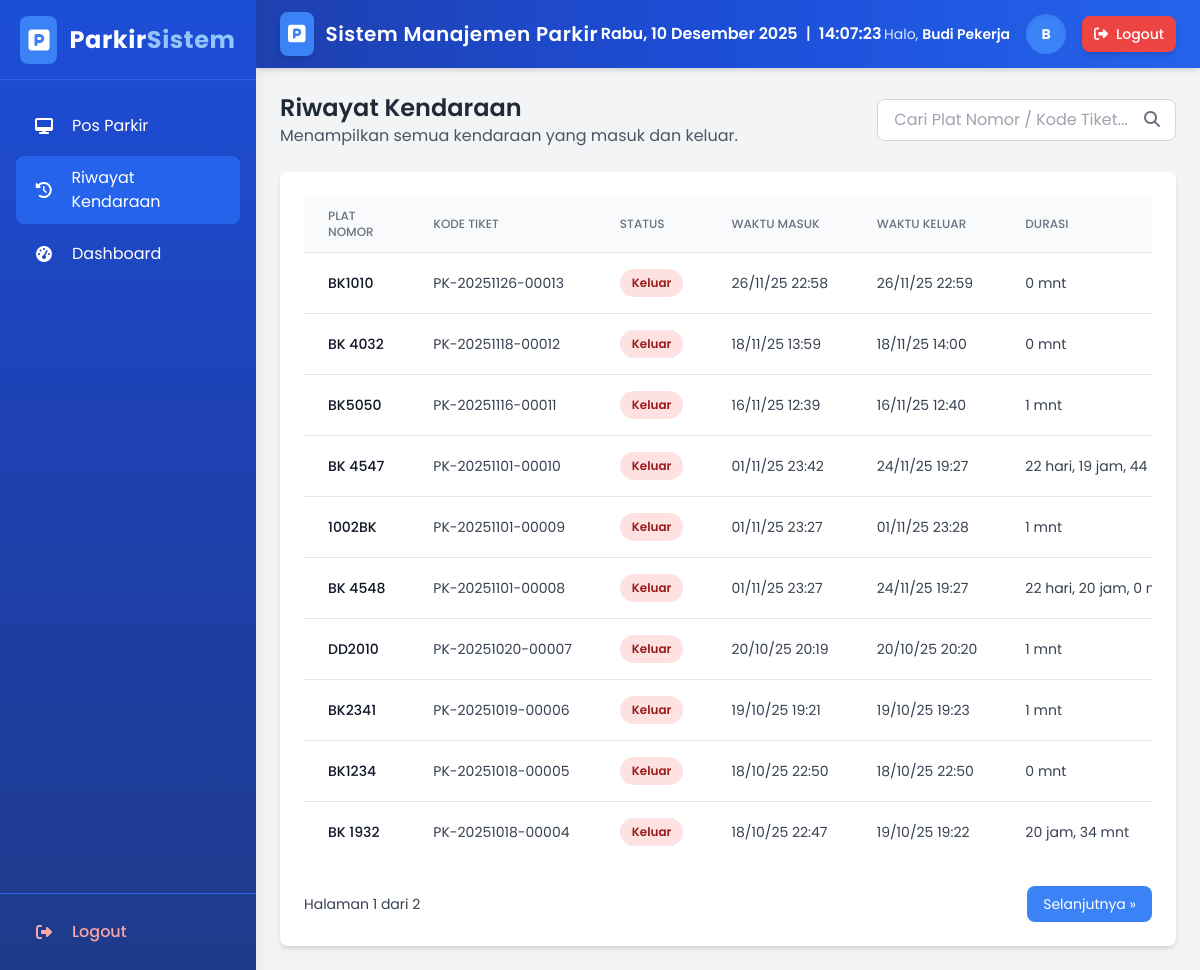
Page /pages/pekerja/riwayat_kendaraan.php (signed in) on the committed database.
### tables this page shows
CREATE TABLE `transaksi_parkir` (
  `id` int(11) NOT NULL,
  `id_kendaraan` int(11) NOT NULL,
  `kode_barcode` varchar(50) NOT NULL,
  `waktu_masuk` datetime NOT NULL,
  `waktu_keluar` datetime DEFAULT NULL,
  `biaya` decimal(10,2) DEFAULT NULL,
  `status` enum('masuk','keluar') NOT NULL DEFAULT 'masuk',
  `foto_masuk` varchar(255) DEFAULT NULL,
  `foto_keluar` varchar(255) DEFAULT NULL,
  `id_petugas_masuk` int(11) NOT NULL,
  `id_petugas_keluar` int(11) DEFAULT NULL,
  `created_at` datetime DEFAULT current_timestamp()
);

CREATE TABLE `kendaraan` (
  `id` int(11) NOT NULL,
  `plat_nomor` varchar(20) NOT NULL,
  `jenis` enum('mobil','motor') NOT NULL,
  `foto` varchar(255) DEFAULT NULL,
  `created_at` datetime DEFAULT current_timestamp()
);

### pages/pekerja/riwayat_kendaraan.php (the view, shortened to what this page needs)
<?php
require_once '../../core/init.php';
$limit = 10;
$page = (int)($_GET['page'] ?? 1);
$offset = ($page - 1) * $limit;
$search_term = $_GET['search'] ?? '';
$search_param = "%" . $search_term . "%";
$where_clause = "";
$transaksi_list = [];
$query_data = "SELECT
                    t.id, t.kode_barcode, t.waktu_masuk, t.waktu_keluar, t.status, t.biaya,
                    k.plat_nomor, k.jenis
               FROM transaksi_parkir t
               JOIN kendaraan k ON t.id_kendaraan = k.id
               $where_clause
               ORDER BY t.waktu_masuk DESC
               LIMIT ? OFFSET ?";
$stmt_data = $db->prepare($query_data);
if (!empty($search_term)) {
    $stmt_data->bind_param("ssii", $search_param, $search_param, $limit, $offset);
} else {
    $stmt_data->bind_param("ii", $limit, $offset);
}
$stmt_data->execute();
$result_data = $stmt_data->get_result();
while ($row = $result_data->fetch_assoc()) {
    $transaksi_list[] = $row;
}
$query_total = "SELECT COUNT(t.id) AS total
                FROM transaksi_parkir t
                JOIN kendaraan k ON t.id_kendaraan = k.id
                $where_clause";
$stmt_total = $db->prepare($query_total);
$stmt_total->execute();
$total_data = $stmt_total->get_result()->fetch_assoc()['total'];
$total_pages = ceil($total_data / $limit);
function formatDurasi($waktu_masuk_dt, $waktu_referensi_dt) {
    $durasi = $waktu_referensi_dt->diff($waktu_masuk_dt);
    $format = '';
    if ($durasi->d > 0) $format .= $durasi->d . ' hari, ';
    if ($durasi->h > 0) $format .= $durasi->h . ' jam, ';
    $format .= $durasi->i . ' mnt';
    return $format;
}
?>
<?php require_once '../../templates/header_app.php';  ?>
<?php require_once '../../templates/sidebar.php';  ?>
<div class="flex-1 flex flex-col overflow-hidden">
    <?php require_once '../../templates/navbar_app.php';  ?>
    <main class="flex-1 overflow-x-hidden overflow-y-auto bg-gray-100 p-6">
        <div class="container mx-auto">
            <div class="flex flex-col md:flex-row justify-between items-center mb-6 gap-4">
                <div>
                    <h2 class="text-2xl font-semibold text-gray-800">Riwayat Kendaraan</h2>
                    <p class="text-gray-600">Menampilkan semua kendaraan yang masuk dan keluar.</p>
                </div>
                <form action="riwayat_kendaraan.php" method="GET" class="w-full md:w-1/3">
                    <div class="relative">
                        <input type="text" name="search"
                               class="w-full px-4 py-2 border border-gray-300 rounded-lg focus:ring-blue-500 focus:border-blue-500"
                               placeholder="Cari Plat Nomor / Kode Tiket..."
                               value="<?php echo htmlspecialchars($search_term); ?>">
                        <button type="submit" class="absolute right-0 top-0 h-full px-4 text-gray-500 hover:text-blue-600">
                            <i class="fas fa-search"></i>
                        </button>
                    </div>
                </form>
            </div>
            <div class="bg-white p-6 rounded-lg shadow-md">
                <div class="overflow-x-auto">
                    <table class="min-w-full divide-y divide-gray-200">
                        <thead class="bg-gray-50">
                            <tr>
                                <th class="px-6 py-3 text-left text-xs font-medium text-gray-500 uppercase">Plat Nomor</th>
                                <th class="px-6 py-3 text-left text-xs font-medium text-gray-500 uppercase">Kode Tiket</th>
                                <th class="px-6 py-3 text-left text-xs font-medium text-gray-500 uppercase">Status</th>
                                <th class="px-6 py-3 text-left text-xs font-medium text-gray-500 uppercase">Waktu Masuk</th>
                                <th class="px-6 py-3 text-left text-xs font-medium text-gray-500 uppercase">Waktu Keluar</th>
                                <th class="px-6 py-3 text-left text-xs font-medium text-gray-500 uppercase">Durasi</th>
                            </tr>
                        </thead>
                        <tbody class="bg-white divide-y divide-gray-200">
                            <?php if (empty($transaksi_list)): ?>
                                <tr>
                                    <td colspan="8" class="px-6 py-4 text-center text-gray-500">
                                        <?php echo !empty($search_term) ? 'Data tidak ditemukan.' : 'Belum ada data transaksi.'; ?>
                                    </td>
                                </tr>
                            <?php else: ?>
                                <?php foreach ($transaksi_list as $trx): ?>
                                    <?php
                                    $waktu_masuk_dt = new DateTime($trx['waktu_masuk']);
                                    $durasi_format = '';
                                    if ($trx['status'] == 'masuk') {
                                        $waktu_referensi_dt = new DateTime();
                                        $durasi_format = formatDurasi($waktu_masuk_dt, $waktu_referensi_dt);
                                    } else {
                                        $waktu_referensi_dt = new DateTime($trx['waktu_keluar']);
                                        $durasi_format = formatDurasi($waktu_masuk_dt, $waktu_referensi_dt);
                                    }
                                    ?>
                                    <tr>
                                        <td class="px-6 py-4 whitespace-nowrap text-sm font-medium text-gray-900"><?php echo htmlspecialchars($trx['plat_nomor']); ?></td>
                                        <td class="px-6 py-4 whitespace-nowrap text-sm text-gray-700"><?php echo htmlspecialchars($trx['kode_barcode']); ?></td>
                                        <td class="px-6 py-4 whitespace-nowrap">
                                            <?php if ($trx['status'] == 'masuk'): ?>
                                                <span class="px-3 py-1 inline-flex text-xs leading-5 font-semibold rounded-full bg-green-100 text-green-800">
                                                    Masuk
                                                </span>
                                            <?php else: ?>
                                                <span class="px-3 py-1 inline-flex text-xs leading-5 font-semibold rounded-full bg-red-100 text-red-800">
                                                    Keluar
                                                </span>
                                            <?php endif; ?>
                                        </td>
                                        <td class="px-6 py-4 whitespace-nowrap text-sm text-gray-700"><?php echo date('d/m/y H:i', strtotime($trx['waktu_masuk'])); ?></td>
                                        <td class="px-6 py-4 whitespace-nowrap text-sm text-gray-700">
                                            <?php echo ($trx['waktu_keluar']) ? date('d/m/y H:i', strtotime($trx['waktu_keluar'])) : '-'; ?>
                                        </td>
                                        <td class="px-6 py-4 whitespace-nowrap text-sm text-gray-700"><?php echo $durasi_format; ?></td>
                                    </tr>
                                <?php endforeach; ?>
                            <?php endif; ?>
                        </tbody>
                    </table>
                </div>
                <?php if ($total_pages > 1): ?>
                    <div class="mt-6 flex justify-between items-center">
                        <span class="text-sm text-gray-700">
                            Halaman <?php echo $page; ?> dari <?php echo $total_pages; ?>
                        </span>
                        <div class="flex space-x-2">
                            <?php if ($page < $total_pages): ?>
                                <a href="?page=<?php echo $page + 1; ?>&search=<?php echo urlencode($search_term); ?>" class="px-4 py-2 text-sm text-white bg-blue-500 rounded-lg hover:bg-blue-600">
                                    Selanjutnya &raquo;
                                </a>
                            <?php endif; ?>
                        </div>
                    </div>
                <?php endif; ?>
            </div>
        </div>
    </main>
</div>
<?php require_once '../../templates/footer_app.php';  ?>

### templates/header_app.php (shortened to what this page needs)
<!DOCTYPE html>
<html lang="id">
<head>
    <script src="https://cdn.tailwindcss.com"></script>
    <link rel="stylesheet" href="https://cdnjs.cloudflare.com/ajax/libs/font-awesome/6.5.1/css/all.min.css">
</head>
<body class="bg-gray-100">
<div class="flex h-screen bg-gray-100">

### templates/sidebar.php (shortened to what this page needs)
<?php
$current_page = basename($_SERVER['PHP_SELF']);
$user_role = $_SESSION['role'] ?? 'pekerja';
?>
<div x-data="{ open: true }" class="relative">
    <div :class="open ? 'translate-x-0' : '-translate-x-64'"
        class="fixed md:static inset-y-0 left-0 w-64 bg-gradient-to-b from-blue-700 via-blue-800 to-blue-900 text-white flex flex-col shadow-xl transform transition-transform duration-300 ease-in-out z-40 h-screen">
        <div class="flex items-center justify-center h-20 border-b border-blue-600">
            <div class="flex items-center space-x-3">
                <div class="bg-blue-500 text-white rounded-lg p-2">
                    <i class="fas fa-parking text-2xl"></i>
                </div>
                <span class="text-2xl font-bold tracking-wide">
                    Parkir<span class="text-blue-300">Sistem</span>
                </span>
            </div>
        </div>
        <nav class="flex-1 px-4 py-6 space-y-2 overflow-y-auto scrollbar-thin scrollbar-thumb-blue-600 scrollbar-track-blue-900">
            <?php if ($user_role == 'owner'): ?>
                <a href="dashboard.php"
                    class="flex items-center px-4 py-2.5 rounded-lg font-medium transition duration-200
                    <?php echo ($current_page == 'dashboard.php') ? 'bg-blue-500 text-white shadow-md' : 'hover:bg-blue-700'; ?>">
                    <i class="fas fa-gauge w-6 text-center"></i>
                    <span class="ml-4">Dashboard</span>
                </a>
                <a href="laporan.php"
                    class="flex items-center px-4 py-2.5 rounded-lg font-medium transition duration-200
                    <?php echo ($current_page == 'laporan.php') ? 'bg-blue-500 text-white shadow-md' : 'hover:bg-blue-700'; ?>">
                    <i class="fas fa-file-alt w-6 text-center"></i>
                    <span class="ml-4">Laporan</span>
                </a>
                <a href="manajemen_pekerja.php"
                    class="flex items-center px-4 py-2.5 rounded-lg font-medium transition duration-200
                    <?php echo ($current_page == 'manajemen_pekerja.php') ? 'bg-blue-500 text-white shadow-md' : 'hover:bg-blue-700'; ?>">
                    <i class="fas fa-users w-6 text-center"></i>
                    <span class="ml-4">Manajemen Pekerja</span>
                </a>
                <a href="pengaturan_tarif.php"
                    class="flex items-center px-4 py-2.5 rounded-lg font-medium transition duration-200
                    <?php echo ($current_page == 'pengaturan_tarif.php') ? 'bg-blue-500 text-white shadow-md' : 'hover:bg-blue-700'; ?>">
                    <i class="fas fa-dollar-sign w-6 text-center"></i>
                    <span class="ml-4">Pengaturan Tarif</span>
                </a>
                <a href="riwayat_kendaraan.php"
                    class="flex items-center px-4 py-2.5 rounded-lg font-medium transition duration-200
                    <?php echo ($current_page == 'riwayat_kendaraan.php') ? 'bg-blue-500 text-white shadow-md' : 'hover:bg-blue-700'; ?>">
                    <i class="fas fa-rotate-left w-6 text-center"></i>
                    <span class="ml-4">Riwayat Kendaraan</span>
                </a>
            <?php elseif ($user_role == 'pekerja'): ?>
            <a href="pos_parkir.php" class="flex items-center px-4 py-2.5 rounded-lg transition duration-200 <?php echo ($current_page == 'pos_parkir.php') ? 'bg-blue-600' : 'hover:bg-gray-700'; ?>">
                <i class="fas fa-desktop w-6 text-center"></i>
                <span class="ml-4">Pos Parkir</span>
            </a>
            <a href="riwayat_kendaraan.php" class="flex items-center px-4 py-2.5 rounded-lg transition duration-200 <?php echo ($current_page == 'riwayat_kendaraan.php') ? 'bg-blue-600' : 'hover:bg-gray-700'; ?>">
                <i class="fas fa-history w-6 text-center"></i>
                <span class="ml-4">Riwayat Kendaraan</span>
            </a>
            <a href="dashboard.php" class="flex items-center px-4 py-2.5 rounded-lg transition duration-200 <?php echo ($current_page == 'dashboard.php') ? 'bg-blue-600' : 'hover:bg-gray-700'; ?>">
                <i class="fas fa-tachometer-alt w-6 text-center"></i>
                <span class="ml-4">Dashboard</span>
            </a>
        <?php endif; ?>
        </nav>
        <div class="px-4 py-4 border-t border-blue-600">
            <a href="../../logout.php"
                class="flex items-center px-4 py-2.5 rounded-lg text-red-300 hover:bg-red-600 hover:text-white font-medium transition duration-200">
                <i class="fas fa-sign-out-alt w-6 text-center"></i>
                <span class="ml-4">Logout</span>
            </a>
        </div>
    </div>
</div>

### templates/navbar_app.php (shortened to what this page needs)
<?php
$user_nama = $_SESSION['nama'] ?? 'Pengguna';
?>
<header class="bg-gradient-to-r from-blue-800 via-blue-700 to-blue-600 shadow-md px-6 py-3 flex justify-between items-center text-white relative z-20">
    <div class="flex items-center space-x-3">
        <div class="bg-blue-500 p-2 rounded-lg shadow-md">
            <i class="fas fa-parking text-xl text-white"></i>
        </div>
        <h1 class="text-lg md:text-xl font-semibold tracking-wide">Sistem Manajemen Parkir</h1>
    </div>
    <div id="realtimeClock" class="text-center font-medium hidden sm:block"></div>
    <div class="flex items-center space-x-4">
        <span class="hidden md:inline text-sm text-blue-100">
            Halo, <span class="font-semibold text-white"><?php echo htmlspecialchars($user_nama); ?></span>
        </span>
        <div class="w-10 h-10 rounded-full bg-blue-500 flex items-center justify-center text-white font-bold text-sm shadow-inner">
            <?php echo strtoupper(substr($user_nama, 0, 1));  ?>
        </div>
        <a href="../../logout.php"
           class="flex items-center space-x-2 bg-red-500 hover:bg-red-600 text-white px-3 py-2 rounded-lg text-sm font-medium transition duration-200 shadow-md">
            <i class="fas fa-sign-out-alt"></i>
            <span class="hidden sm:inline">Logout</span>
        </a>
    </div>
</header>

### templates/footer_app.php (shortened to what this page needs)
    </div>
</body>
</html>

### templates/header_app.php (style rules this page uses)
body { font-family: 'Poppins', sans-serif; }

### rows in the picture
transaksi_parkir: id_kendaraan.plat_nomor "BK1010", kode_barcode "PK-20251126-00013", status "Keluar", waktu_masuk "26/11/25 22:58", waktu_keluar "26/11/25 22:59", durasi_format "0 mnt"
transaksi_parkir: id_kendaraan.plat_nomor "BK 4032", kode_barcode "PK-20251118-00012", status "Keluar", waktu_masuk "18/11/25 13:59", waktu_keluar "18/11/25 14:00", durasi_format "0 mnt"
transaksi_parkir: id_kendaraan.plat_nomor "BK5050", kode_barcode "PK-20251116-00011", status "Keluar", waktu_masuk "16/11/25 12:39", waktu_keluar "16/11/25 12:40", durasi_format "1 mnt"
transaksi_parkir: id_kendaraan.plat_nomor "BK 4547", kode_barcode "PK-20251101-00010", status "Keluar", waktu_masuk "01/11/25 23:42", waktu_keluar "24/11/25 19:27", durasi_format "22 hari, 19 jam, 44…"
transaksi_parkir: id_kendaraan.plat_nomor "1002BK", kode_barcode "PK-20251101-00009", status "Keluar", waktu_masuk "01/11/25 23:27", waktu_keluar "01/11/25 23:28", durasi_format "1 mnt"
transaksi_parkir: id_kendaraan.plat_nomor "BK 4548", kode_barcode "PK-20251101-00008", status "Keluar", waktu_masuk "01/11/25 23:27", waktu_keluar "24/11/25 19:27", durasi_format "22 hari, 20 jam, 0…"
transaksi_parkir: id_kendaraan.plat_nomor "DD2010", kode_barcode "PK-20251020-00007", status "Keluar", waktu_masuk "20/10/25 20:19", waktu_keluar "20/10/25 20:20", durasi_format "1 mnt"
transaksi_parkir: id_kendaraan.plat_nomor "BK2341", kode_barcode "PK-20251019-00006", status "Keluar", waktu_masuk "19/10/25 19:21", waktu_keluar "19/10/25 19:23", durasi_format "1 mnt"
transaksi_parkir: id_kendaraan.plat_nomor "BK1234", kode_barcode "PK-20251018-00005", status "Keluar", waktu_masuk "18/10/25 22:50", waktu_keluar "18/10/25 22:50", durasi_format "0 mnt"
transaksi_parkir: id_kendaraan.plat_nomor "BK 1932", kode_barcode "PK-20251018-00004", status "Keluar", waktu_masuk "18/10/25 22:47", waktu_keluar "19/10/25 19:22", durasi_format "20 jam, 34 mnt"

### other values in the picture
$user_nama "Budi Pekerja"
substr($user_nama, 0, 1) "B"
$page "1"
$total_pages "2"
